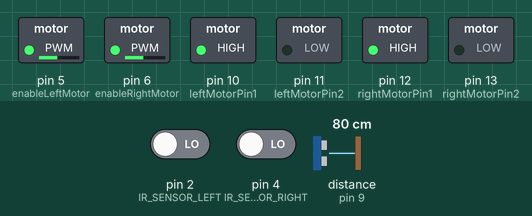
This sketch was run on a simulated Arduino Uno, built with avr-gcc and run on an emulated ATmega328P. Parts: switched loads named in the sketch (green lamp = pin HIGH). Wiring (inferred from the names in the program): ultrasonic range finder: trigger pin 8; echo pin 9. Dashed ring = blinking. The inputs (shaded band) are chosen by the test bench; at power-on: distance to the obstacle (sensor on pin 9) 80 cm, pin 2 (IR_SENSOR_LEFT) LOW, pin 4 (IR_SENSOR_RIGHT) LOW. The echo pulse lasts 58.3 µs per cm; pins used as bus, display or sensor lines are not drawn.

Above: at 1.2 s.
1.3 s: distance to the obstacle (sensor on pin 9) set to 18 cm
2.8 s: distance to the obstacle (sensor on pin 9) set to 14 cm
At 3.3 s:
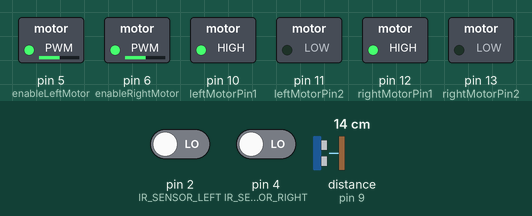
5.8 s: distance to the obstacle (sensor on pin 9) set to 35 cm
At 7.1 s:
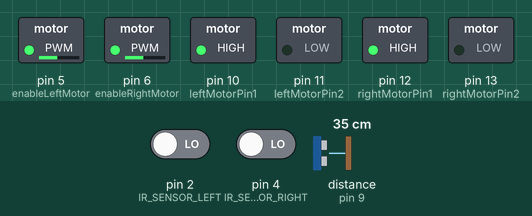
7.5 s: pin 2 (IR_SENSOR_LEFT) driven HIGH
At 8.5 s:
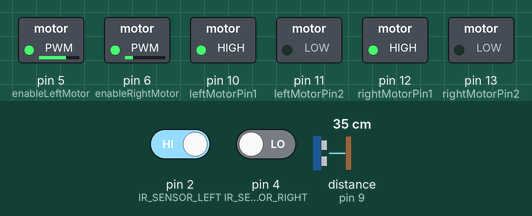
9.0 s: pin 4 (IR_SENSOR_RIGHT) driven HIGH
At 9.1 s:
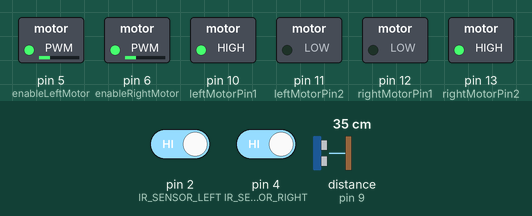
12.0 s: pin 2 (IR_SENSOR_LEFT) driven LOW
At 13.5 s:
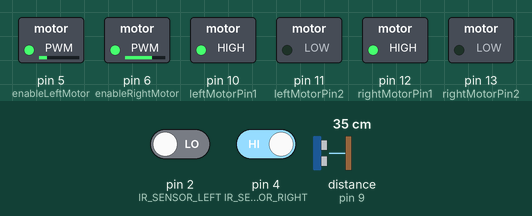
Timing chart, 0 to 14.5 s (numbered marks = the images above; inputs shaded):
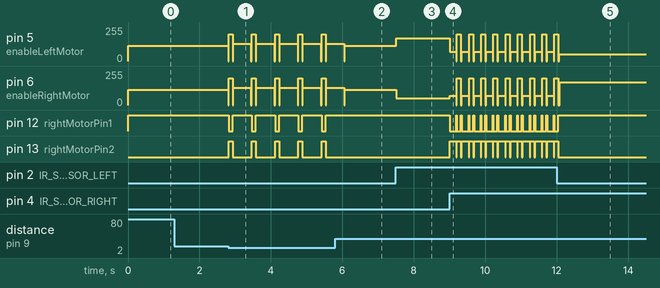

The sketch:

STRICT_PID.ino
```cpp
// === Function Prototype ===
float readUltrasonicDistance();

// === IR sensor pins ===
#define IR_SENSOR_LEFT 2
#define IR_SENSOR_RIGHT 4

// === Motor control pins ===
int enableLeftMotor = 5;
int leftMotorPin1 = 10;
int leftMotorPin2 = 11;

int enableRightMotor = 6;
int rightMotorPin1 = 12;
int rightMotorPin2 = 13;

// === Ultrasonic sensor pins ===
#define TRIG_PIN 8
#define ECHO_PIN 9

// === PID tuning values ===
float Kp = 100;
float Ki = 0;
float Kd = 35;

float error = 0, lastError = 0, integral = 0;

// === Speed values ===
int baseSpeed = 115;
int minSpeed = 50;
int straightSpeed = 115;
int turnSpeed = 70;

// Last turn direction: 1 = right, -1 = left, 0 = no turn yet
int lastTurnDirection = 0;

// For detecting line loss duration
unsigned long lineLostStart = 0;
bool lineLost = false;

bool resumePID = true;

void setup() {
  TCCR0B = TCCR0B & B11111000 | B00000010;

  pinMode(enableLeftMotor, OUTPUT);
  pinMode(leftMotorPin1, OUTPUT);
  pinMode(leftMotorPin2, OUTPUT);

  pinMode(enableRightMotor, OUTPUT);
  pinMode(rightMotorPin1, OUTPUT);
  pinMode(rightMotorPin2, OUTPUT);

  pinMode(IR_SENSOR_LEFT, INPUT);
  pinMode(IR_SENSOR_RIGHT, INPUT);

  pinMode(TRIG_PIN, OUTPUT);
  pinMode(ECHO_PIN, INPUT);

  rotateMotor(0, 0);
}

void loop() {
  float distance = readUltrasonicDistance();
  if (distance > 0 && distance < 15) {
    rotateMotor(0, 0);
    delay(100);
    resumePID = false;
    perform180AndSearch();
    resumePID = true;
    return;
  }

  if (!resumePID) return;

  int leftIR = digitalRead(IR_SENSOR_LEFT);
  int rightIR = digitalRead(IR_SENSOR_RIGHT);

  bool leftOnLine = (leftIR == HIGH);
  bool rightOnLine = (rightIR == HIGH);

  if (leftOnLine && rightOnLine) {
    if (!lineLost) {
      lineLost = true;
      lineLostStart = millis();
    } else if (millis() - lineLostStart > 1500) {
      rotateMotor(0, 0);
      delay(100);
      resumePID = false;
      perform180AndSearch();
      resumePID = true;
      lineLost = false;
      return;
    }
  } else {
    lineLost = false;
  }

  if (leftOnLine && !rightOnLine) {
    error = 1;
    lastTurnDirection = 1;
  } else if (!leftOnLine && rightOnLine) {
    error = -1;
    lastTurnDirection = -1;
  } else if (!leftOnLine && !rightOnLine) {
    error = 0;
    lastTurnDirection = 0;
  } else {
    if (lastTurnDirection == 1) {
      rotateMotor(turnSpeed, -turnSpeed);
    } else if (lastTurnDirection == -1) {
      rotateMotor(-turnSpeed, turnSpeed);
    } else {
      rotateMotor(0, 0);
    }
    delay(10);
    return;
  }

  baseSpeed = (error == 0) ? straightSpeed : turnSpeed;

  integral += error;
  float derivative = error - lastError;
  float correction = (Kp * error) + (Ki * integral) + (Kd * derivative);
  lastError = error;

  int leftSpeed = baseSpeed + correction;
  int rightSpeed = baseSpeed - correction;

  leftSpeed = constrain(leftSpeed, minSpeed, 255);
  rightSpeed = constrain(rightSpeed, minSpeed, 255);

  rotateMotor(leftSpeed, rightSpeed);
  delay(10);
}

void rotateMotor(int leftSpeed, int rightSpeed) {
  if (leftSpeed >= 0) {
    digitalWrite(leftMotorPin1, HIGH);
    digitalWrite(leftMotorPin2, LOW);
  } else {
    digitalWrite(leftMotorPin1, LOW);
    digitalWrite(leftMotorPin2, HIGH);
    leftSpeed = -leftSpeed;
  }
  analogWrite(enableLeftMotor, constrain(leftSpeed, 0, 255));

  if (rightSpeed >= 0) {
    digitalWrite(rightMotorPin1, HIGH);
    digitalWrite(rightMotorPin2, LOW);
  } else {
    digitalWrite(rightMotorPin1, LOW);
    digitalWrite(rightMotorPin2, HIGH);
    rightSpeed = -rightSpeed;
  }
  analogWrite(enableRightMotor, constrain(rightSpeed, 0, 255));
}

void perform180AndSearch() {
  int spinSpeed = 200;
  int moderateSearchSpeed = 130;

  // Step 1: Spin 180 degrees
  rotateMotor(spinSpeed, -spinSpeed);
  delay(900);  // Adjust for a full 180° turn
  rotateMotor(0, 0);
  delay(100);

  // Step 2: Drive forward moderately to find black line
  unsigned long timeout = 4000;
  unsigned long startTime = millis();
  rotateMotor(moderateSearchSpeed, moderateSearchSpeed);

  while (millis() - startTime < timeout) {
    int leftIR = digitalRead(IR_SENSOR_LEFT);
    int rightIR = digitalRead(IR_SENSOR_RIGHT);

    if (leftIR == HIGH || rightIR == HIGH) {
      break;
    }
    delay(10);
  }

  rotateMotor(0, 0);
  delay(100);
  lastError = 0;
  integral = 0;
}

float readUltrasonicDistance() {
  digitalWrite(TRIG_PIN, LOW);
  delayMicroseconds(2);
  digitalWrite(TRIG_PIN, HIGH);
  delayMicroseconds(10);
  digitalWrite(TRIG_PIN, LOW);

  long duration = pulseIn(ECHO_PIN, HIGH, 30000);
  if (duration == 0) return 999;
  return duration * 0.034 / 2;
}
```

Measured:
- the behaviour switches between 16 and 15 cm on distance to the obstacle (sensor on pin 9) (found by bisection; images 0 and 1)
- after the input at 1.3 s, every drawn part: stays the same
- after the input at 2.8 s, pin 5 (enableLeftMotor), pin 6 (enableRightMotor): 115/255 → 0/255 at once, then repeats every 0.65 s: 200/255 0.11 s, 0/255 0.01 s, 130/255 0.50 s, 0/255 0.03 s
- after the input at 5.8 s, pin 12 (rightMotorPin1): stops changing and stays HIGH; pin 13 (rightMotorPin2): stops changing and stays LOW
- after the input at 7.5 s, pin 5 (enableLeftMotor): 115/255 → 170/255 at once; pin 6 (enableRightMotor): 115/255 → 50/255 at once
- after the input at 9.0 s, pin 5 (enableLeftMotor): 170/255 → 70/255 at once, then repeats every 0.34 s: 0/255 0.01 s, 200/255 0.11 s, 0/255 0.03 s, 70/255 0.19 s; pin 6 (enableRightMotor): 50/255 → 70/255 at once, then repeats every 0.34 s: 0/255 0.01 s, 200/255 0.11 s, 0/255 0.03 s, 70/255 0.19 s
- after the input at 12.0 s, pin 12 (rightMotorPin1): goes on until 12.0 s, then stays HIGH; pin 13 (rightMotorPin2): goes on until 12.0 s, then stays LOW
